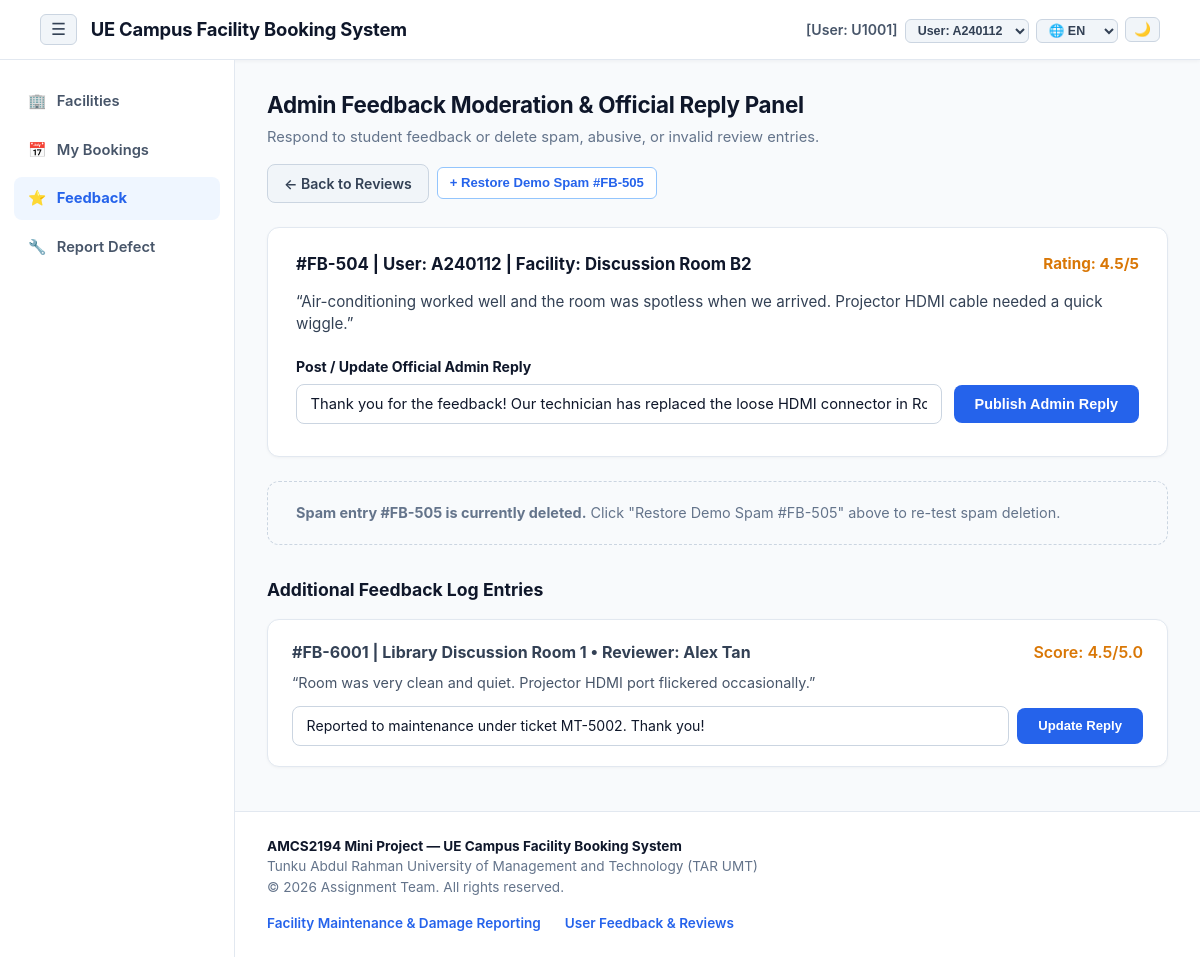
Screenshot of /modules/feedback/edit.php with the database file from the repository.
### tables this page shows
CREATE TABLE `user` (
  `UserID` varchar(10) NOT NULL,
  `FullName` varchar(100) NOT NULL,
  `CampusEmail` varchar(100) NOT NULL,
  `PhoneNo` varchar(15) NOT NULL,
  `UserRole` enum('Student','Staff','Admin','Technician') NOT NULL,
  `AccountStatus` enum('Active','Suspended','Inactive') DEFAULT 'Active',
  `BookingBanUntil` datetime DEFAULT NULL,
  `StrikeResetAt` datetime DEFAULT NULL,
  `PasswordHash` varchar(255) NOT NULL
);

CREATE TABLE `feedback` (
  `FeedbackID` varchar(10) NOT NULL,
  `BookingID` varchar(10) NOT NULL,
  `CleanlinessRating` decimal(2,1) NOT NULL CHECK (`CleanlinessRating` between 1.0 and 5.0),
  `ConditionRating` decimal(2,1) NOT NULL CHECK (`ConditionRating` between 1.0 and 5.0),
  `OverallScore` decimal(2,1) NOT NULL,
  `UserComments` text DEFAULT NULL,
  `AdminRemarks` varchar(300) DEFAULT NULL,
  `SubmissionDate` datetime DEFAULT current_timestamp()
);

CREATE TABLE `facility` (
  `FacilityID` varchar(10) NOT NULL,
  `FacilityName` varchar(100) NOT NULL,
  `Category` enum('Sports','Academic') NOT NULL,
  `LocationBlock` varchar(50) NOT NULL,
  `Capacity` int(11) NOT NULL,
  `AvailabilityStatus` enum('Available','Under Maintenance','Closed') DEFAULT 'Available'
);

### modules/feedback/edit.php (the view, shortened to what the rows shown need)
<?php
require_once __DIR__ . '/../../includes/auth.php';
require_once __DIR__ . '/../../services/FeedbackService.php';
$service = new FeedbackService();
$currentUser = AuthService::getCurrentUser();
$isAdmin = AuthService::isAdmin();
$feedbackId = $_GET['id'] ?? '';
$returnTo   = trim((string)($_GET['return_to'] ?? $_POST['return_to'] ?? ''));
$allReviews = $service->getReviews();
$otherReviews = [];
foreach ($allReviews as $r) {
    if ($r['FeedbackID'] === 'FB-504') {
        $review504 = $r;
    } elseif ($r['FeedbackID'] === 'FB-505' || str_contains(strtolower($r['UserComments'] ?? ''), 'spam')) {
        $review505 = $r;
    } else {
        $otherReviews[] = $r;
    }
}
$isStudentEditingOwn = (!$isAdmin && !empty($feedbackId));
$singleReview = !empty($feedbackId) ? $service->getReviewById($feedbackId) : null;
require_once __DIR__ . '/../../includes/header.php';
?>
<?php if ($isStudentEditingOwn && $singleReview): ?>
    <?php
        $backUrl = ($returnTo === 'completed')
            ? 'completed.php'
            : 'index.php?facility_id=' . urlencode($singleReview['FacilityID']);
        $backLabel = ($returnTo === 'completed') ? t('btn_back_completed') : t('btn_back_reviews');
    ?>
    <div class="page-header-row">
        <div>
            <h1 class="page-title"><?= htmlspecialchars(t('edit_fb_title')) ?></h1>
            <p class="page-subtitle">Update your rating and comment for <?= htmlspecialchars($singleReview['FacilityName']) ?>.</p>
        </div>
        <a href="<?= $backUrl ?>" class="btn btn-cancel">
            <?= htmlspecialchars($backLabel) ?>
        </a>
    </div>
    <div class="ui-card" style="max-width: 800px; margin: 0 auto;">
        <div style="background: #f8fafc; border: 1px solid var(--border-color); border-radius: 8px; padding: 1rem 1.25rem; margin-bottom: 1.5rem;">
            <div style="font-size: 0.85rem; color: #64748b; text-transform: uppercase; font-weight: 700; margin-bottom: 0.25rem;">Facility Session Details</div>
            <div style="font-size: 1.1rem; font-weight: 700; color: #0f172a;"><?= htmlspecialchars($singleReview['FacilityName']) ?> (<?= htmlspecialchars($singleReview['FacilityID']) ?>)</div>
            <div style="font-size: 0.9rem; color: #475569;">Date: <?= htmlspecialchars($singleReview['BookingDate']) ?></div>
        </div>
        <form method="POST" action="edit.php?id=<?= urlencode($singleReview['FeedbackID']) ?><?= $returnTo !== '' ? '&return_to=' . urlencode($returnTo) : '' ?>">
            <input type="hidden" name="action" value="update_student_review">
            <input type="hidden" name="FeedbackID" value="<?= htmlspecialchars($singleReview['FeedbackID']) ?>">
            <input type="hidden" name="return_to" value="<?= htmlspecialchars($returnTo) ?>">
            <div class="form-group">
                <label>Facility Star Rating (1.0–5.0, 0.5 steps) *</label>
                <select name="ConditionRating" class="form-select">
                    <?php for ($val = 5.0; $val >= 1.0; $val -= 0.5): ?>
                        <option value="<?= number_format($val, 1) ?>" <?= abs((float)$singleReview['OverallScore'] - $val) < 0.01 ? 'selected' : '' ?>>
                            <?= number_format($val, 1) ?> Stars
                        </option>
                    <?php endfor; ?>
                </select>
            </div>
            <div class="form-group">
                <label for="student_comments">Review Comment *</label>
                <textarea id="student_comments" name="UserComments" rows="4" class="form-control" required minlength="5" maxlength="300"><?= htmlspecialchars($singleReview['UserComments'] ?? '') ?></textarea>
            </div>
            <div style="display: flex; justify-content: flex-end; gap: 0.75rem; margin-top: 1.5rem;">
                <a href="<?= $backUrl ?>" class="btn btn-cancel"><?= htmlspecialchars(t('btn_cancel')) ?></a>
                <button type="submit" class="btn btn-primary-blue"><?= htmlspecialchars(t('btn_save_review')) ?></button>
            </div>
        </form>
    </div>
<?php else: ?>
    <div class="page-header-row">
        <div>
            <h1 class="page-title">Admin Feedback Moderation &amp; Official Reply Panel</h1>
        </div>
    </div>
    <?php if (!empty($otherReviews)): ?>
        <div style="margin-top: 2rem;">
            <?php foreach ($otherReviews as $o): ?>
                <div class="ui-card" style="padding: 1.25rem 1.5rem; margin-bottom: 1rem;">
                    <div style="display: flex; justify-content: space-between; align-items: center; margin-bottom: 0.5rem; flex-wrap: wrap;">
                        <strong>#<?= htmlspecialchars($o['FeedbackID']) ?> | <?= htmlspecialchars($o['FacilityName']) ?> &bull; Reviewer: <?= htmlspecialchars($o['ReviewerName']) ?></strong>
                        <span style="color: #d97706; font-weight: 600;">Score: <?= htmlspecialchars((string)$o['OverallScore']) ?>/5.0</span>
                    </div>
                    <p style="font-size: 0.9rem; color: #475569; margin-bottom: 0.75rem;">&ldquo;<?= htmlspecialchars($o['UserComments'] ?? 'No comment.') ?>&rdquo;</p>
                    <form method="POST" action="edit.php" style="display: flex; gap: 0.5rem; align-items: center;">
                        <input type="text" name="AdminRemarks" value="<?= htmlspecialchars($o['AdminRemarks'] ?? '') ?>" class="form-control" placeholder="Post official admin response..." style="font-size: 0.88rem;">
                        <button type="submit" class="btn btn-primary-blue" style="font-size: 0.82rem; white-space: nowrap;">Update Reply</button>
                    </form>
                </div>
            <?php endforeach; ?>
        </div>
    <?php endif; ?>
<?php endif; ?>
<?php require_once __DIR__ . '/../../includes/footer.php'; ?>

### includes/header.php (shortened to what the rows shown need)
<?php
require_once __DIR__ . '/auth.php';
require_once __DIR__ . '/i18n.php';
$currentUser = AuthService::getCurrentUser();
$scriptName = $_SERVER['SCRIPT_NAME'] ?? '';
$pos = strpos($scriptName, '/UE-Campus-Facility-System');
if ($pos !== false) {
    $baseUrl = '/UE-Campus-Facility-System/';
} else {
    $baseUrl = '/';
}
$isAdmin      = ($currentUser['UserRole'] ?? '') === 'Admin';
$isTechnician = ($currentUser['UserRole'] ?? '') === 'Technician';
?>
<!DOCTYPE html>
<html lang="en">
<head>
    <link rel="stylesheet" href="<?= $baseUrl ?>assets/css/style.css">
</head>
<body>
<header class="navbar-top">
    <div class="nav-container" style="max-width: 100%; padding: 0;">
        <div style="display: flex; align-items: center; gap: 0.45rem; flex-wrap: wrap;">
            <span class="user-badge-text">
                <?php
                    $rolePrefix = $isAdmin ? 'Admin' : ($isTechnician ? 'Tech' : 'User');
                    echo '[' . $rolePrefix . ': ' . htmlspecialchars($currentUser['UserID']) . ']';
                ?>
            </span>
            <form method="GET" style="margin: 0; display: inline;">
                <select name="switch_user" onchange="this.form.submit()" class="nav-select-compact" title="Toggle persona for testing">
                </select>
            </form>
            <form method="GET" style="margin: 0; display: inline;">
                <select name="lang" onchange="this.form.submit()" class="nav-select-compact" title="<?= htmlspecialchars(t('lang_label')) ?>">
                </select>
            </form>
            <button type="button" id="themeToggleBtn" onclick="toggleUeTheme()" class="theme-toggle-btn" title="<?= htmlspecialchars(t('theme_toggle')) ?>">
            </button>
        </div>
    </div>
</header>
<div class="app-shell">
    <div class="app-content">
        <main class="main-wrapper">

### rows the page displays
user: UserRole "User", UserID "U1001"
feedback: FeedbackID "FB-6001", facility.FacilityName "Library Discussion Room 1", user.FullName "Alex Tan", OverallScore "4.5", UserComments "Room was very clean and quiet. Projector HDMI port flickered occasionally.", AdminRemarks "Reported to maintenance under ticket MT-5002. Thank you!"

### other values shown
t('brand_title') "UE Campus Facility Booking System"
t('nav_facilities') "Facilities"
t('nav_my_bookings') "My Bookings"
t('nav_feedback') "Feedback"
t('nav_report_defect') "Report Defect"
$disp504['FeedbackID'] "FB-504"
$disp504['UserID'] "A240112"
$disp504['FacilityName'] "Discussion Room B2"
$disp504['OverallScore'] "4.5"
$disp504['UserComments'] "Air-conditioning worked well and the room was spotless when we arrived. Projector HDMI cable needed a quick wiggle."
t('footer_maint') "Facility Maintenance & Damage Reporting"
t('footer_fb') "User Feedback & Reviews"
